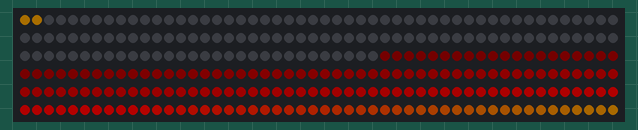
Simulated run of this sketch. Board: Arduino Uno, built with avr-gcc and run on an emulated ATmega328P. On the bench: 300 RGB LEDs in strip order, left to right, continuing on the next row. Dim RGB values are drawn brighter than linear.

Above: at 0.1 s.
At 1.87 s:
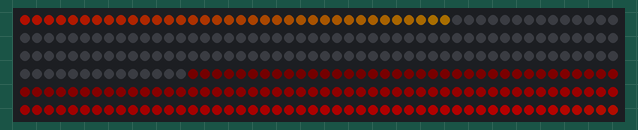
At 3.63 s:
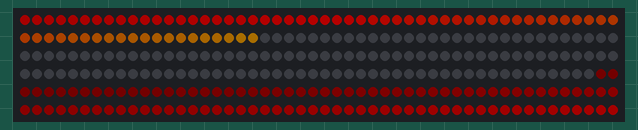
At 7.27 s:
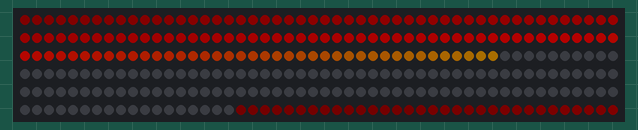
At 10.8 s:
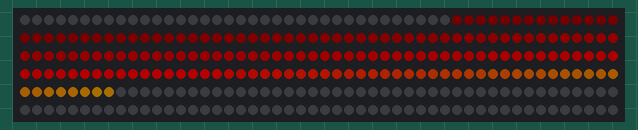
At 14.44 s:
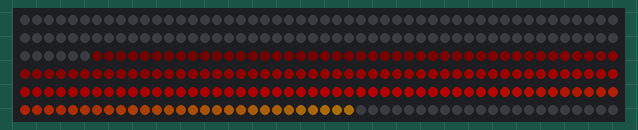

Measured:
- by itself, everything shown: repeats every 15.6 s, in 300 steps

The sketch:

elsky-basic.ino
```cpp
#include <FastLED.h>

// ----- Pinouts
const int LED_STRIP0 = 14;

// ----- Frame buffer setup -----
const int LEDS_PER_METER = 60;
const int METERS_PER_STRIP = 5;
const int LEDS_PER_STRIP = LEDS_PER_METER * METERS_PER_STRIP;
CRGB frame_buffer[LEDS_PER_STRIP];

int starting_led_idx = 0;

// This is called once when the board powers on.
void setup()
{
  // Set up the FastLED array.
  FastLED.addLeds<WS2812B, LED_STRIP0, GRB>(frame_buffer, LEDS_PER_STRIP);
  memset(frame_buffer, 0, sizeof(CRGB) * LEDS_PER_STRIP);
}

// This is called every 30th of a second from loop().
void animate_strip()
{
  delay(1000/30);

  starting_led_idx += 1;
  for (int led_count = 0; led_count < LEDS_PER_STRIP; ++led_count)
  {
    int led_idx = (starting_led_idx + led_count) % LEDS_PER_STRIP;
    CHSV hsv { max(255, led_count), 255, max(0, min(127, led_count - 127)) };
    frame_buffer[led_idx] = hsv;
  }
}

// This is called likely more than every 30th of a second.
void loop()
{
  // Animate the LED strip itself by filling in the frame buffer with new
  // CRGB color values.
  animate_strip();
  // This drives the frame_buffer onto the LED strip.
 	FastLED.show();
}
```
